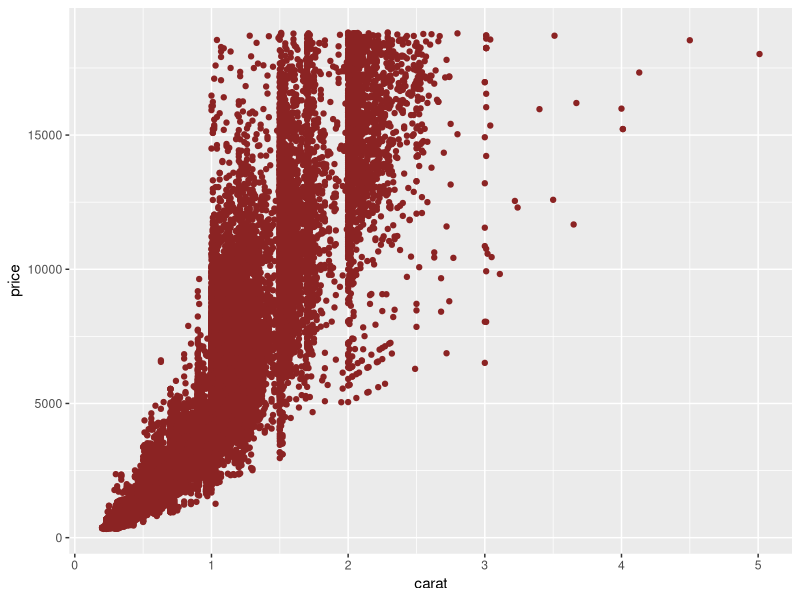
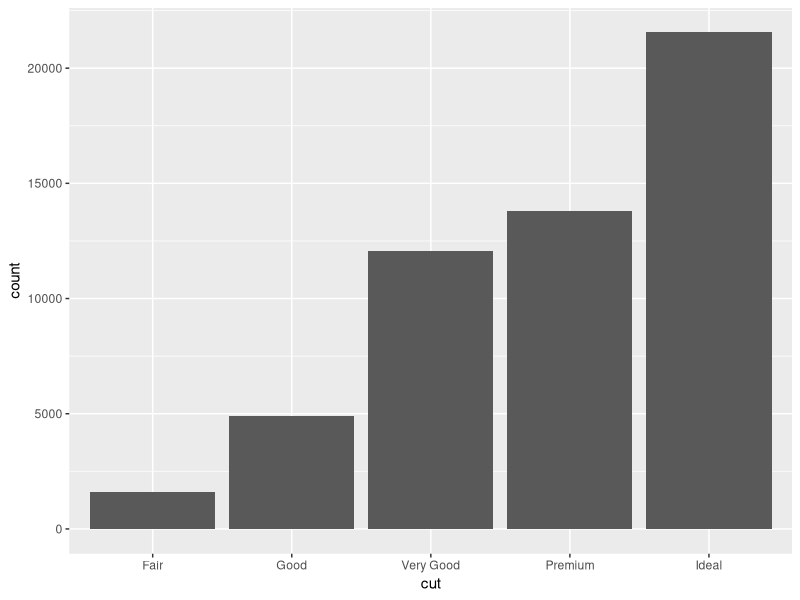
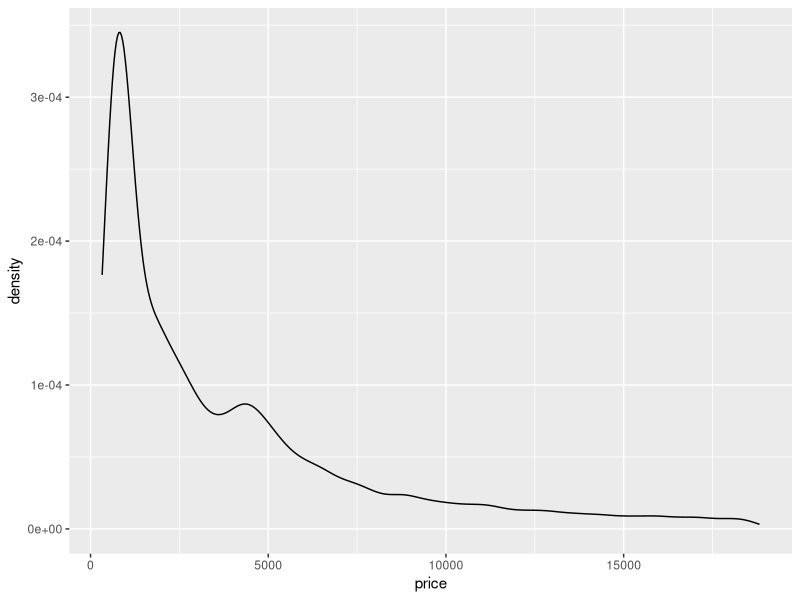
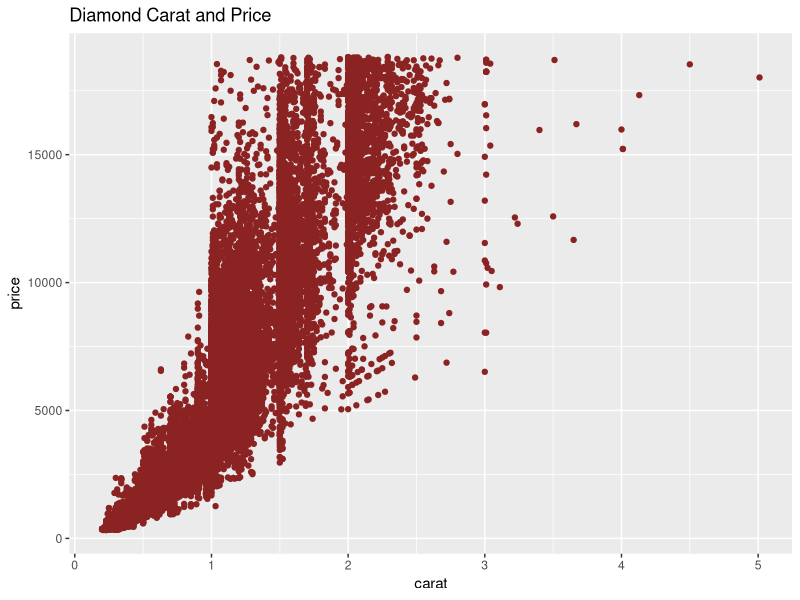
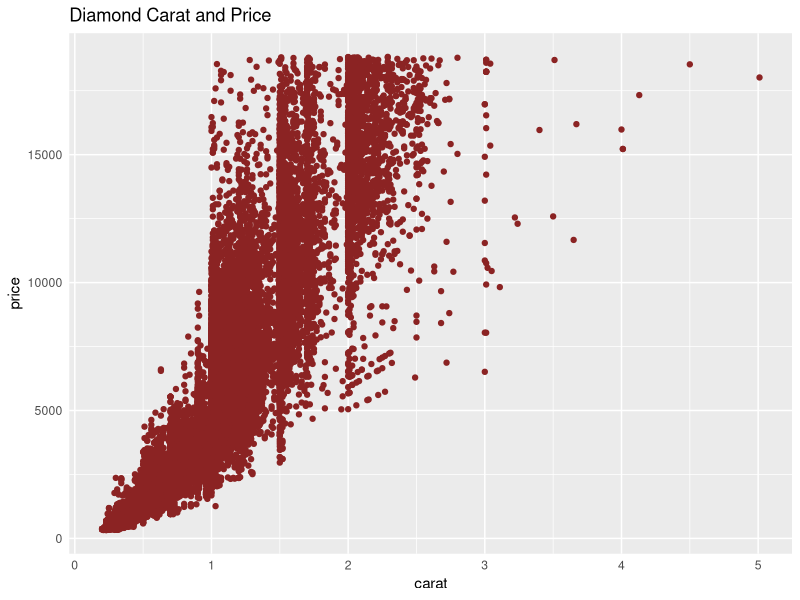
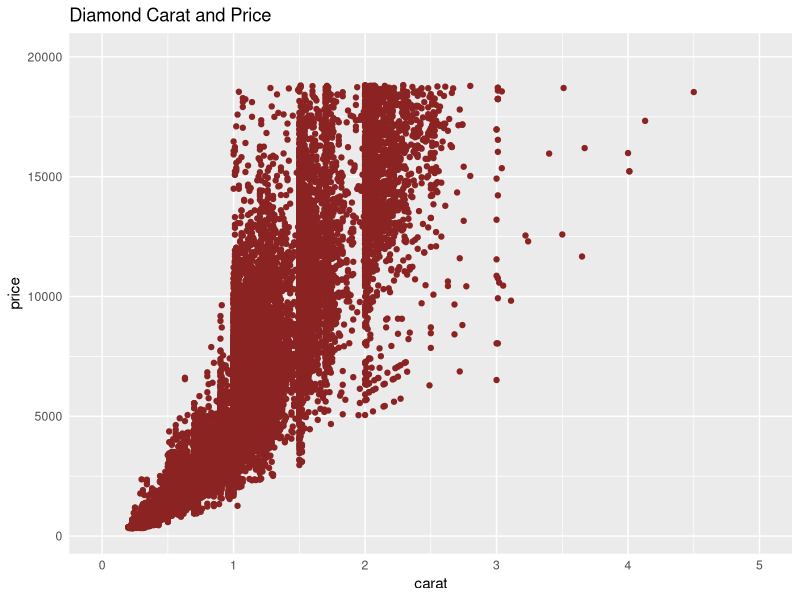
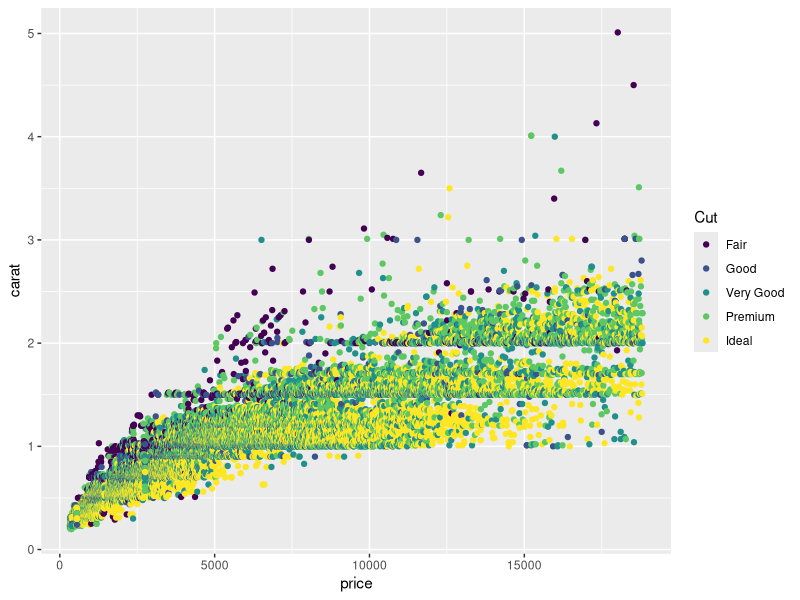
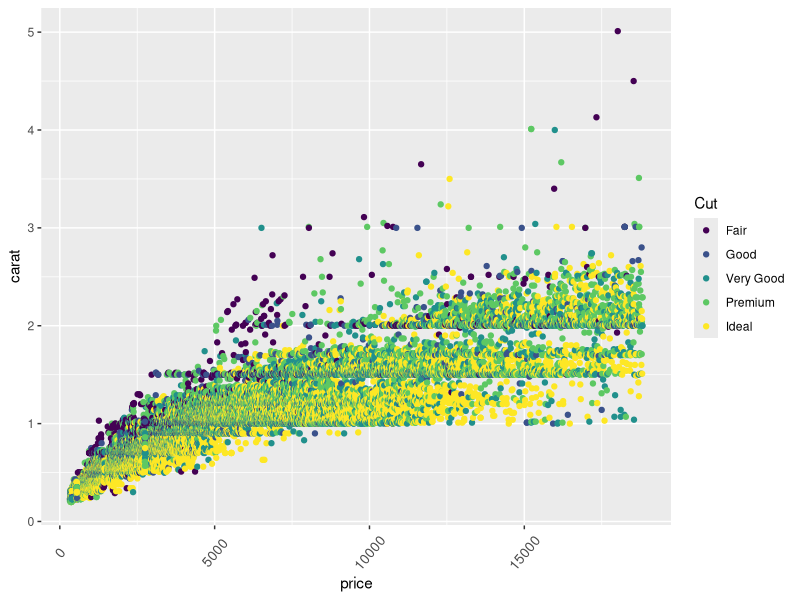

Reproduce these figures in R, in order.
library(tidyverse)
library(ggplot2)

glimpse(diamonds)
names(diamonds)

## Displaying the basic plot (Scatter plot)
gg <- ggplot(data = diamonds, aes(carat,price)) +
  geom_point(color = 'brown4')
gg

ggplot(data = diamonds, aes(cut)) +
  geom_bar()

ggplot(data = diamonds, aes(price)) +
  geom_density()

## Adding a title to graph
gg <- gg + ggtitle("Diamond Carat and Price")
gg

## Removing ticks from x and Y axis
gg <- gg + theme(axis.ticks.y = element_blank(), axis.ticks.x = element_blank())
gg

## Setting axis limits
gg <- gg + xlim(0,5) + ylim(250,20000)
gg
max(diamonds$price)
max(diamonds$carat)

## Setting legends
gg <- ggplot(diamonds, aes(price, carat, color=factor(cut))) + 
  geom_point()
gg <-gg + labs(color = "Cut")
gg

gg <- gg + theme(axis.text.x=element_text(angle=50, size = 10, vjust=0.5))
gg

gg <- gg + theme(axis.text.x=element_text(color='green',vjust=0.45), 
                axis.text.y=element_text(color='red', vjust=0.45))
gg

gg <- gg + facet_wrap(~cut, nrow=4)
gg
ggbar <- ggplot(data=diamonds, aes(cut)) + geom_bar()
ggbar

ggboxplot <- ggplot(data = diamonds, aes(clarity,price)) +
                geom_boxplot(width=0.5, fill='firebrick',color='blue',
                             outlier.color = 'purple', outlier.shape = 2) +
                  ggtitle("Boxplot of Price by Carat Clarity")
ggboxplot
glimpse(diamonds)

